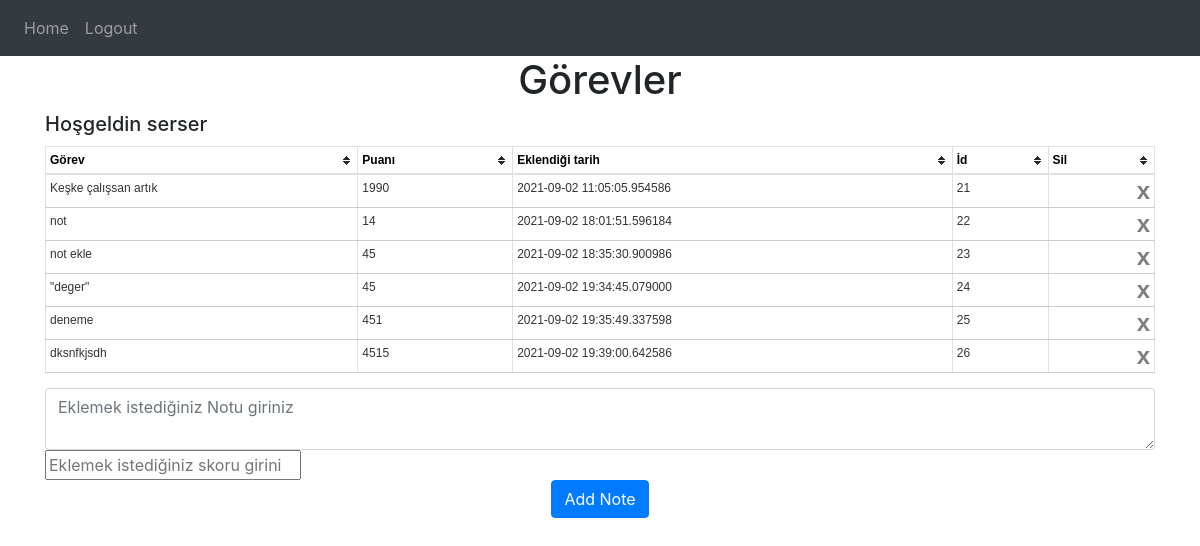
Page / (signed in) on the earlier database version.
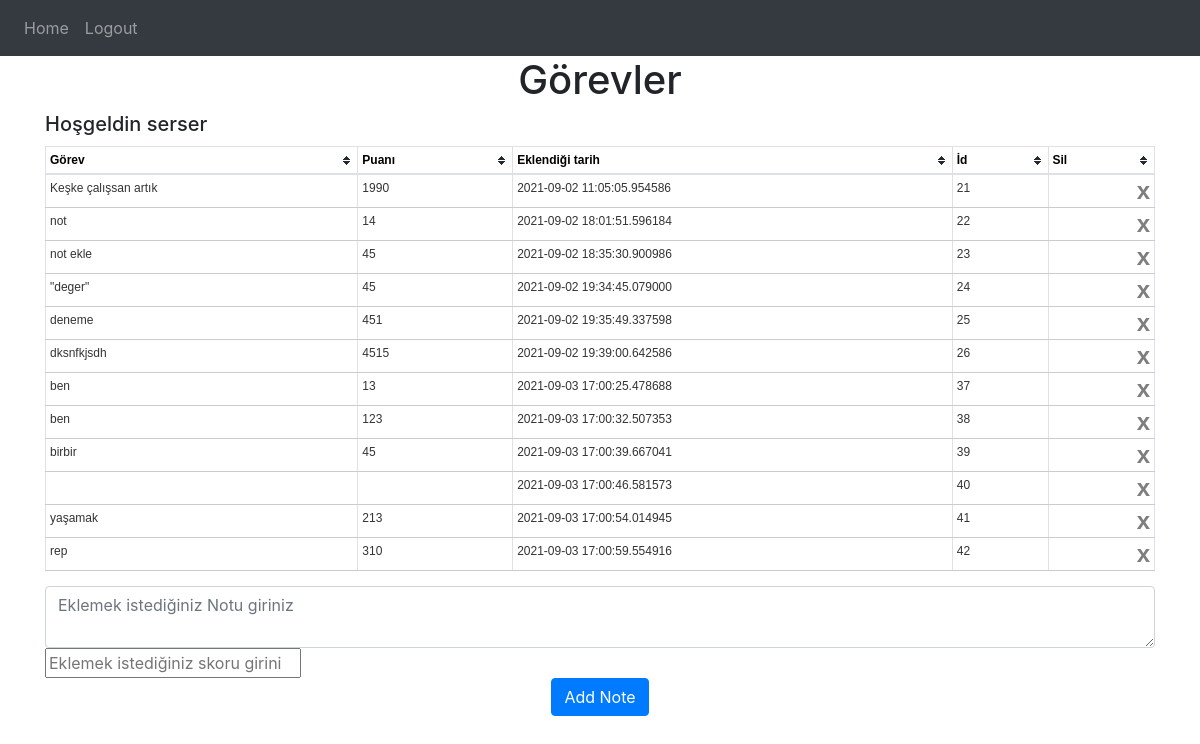
Same page on the later database version.
### website/models.py (models this page shows)
class User(db.Model, UserMixin):
    id = db.Column(db.Integer, primary_key=True)
    email = db.Column(db.String(150), unique=True)
    password = db.Column(db.String(150))
    first_name = db.Column(db.String(150))
    notes = db.relationship('Task')

class Task(db.Model):
    id = db.Column(db.Integer, primary_key=True)
    data = db.Column(db.String(10000))
    date = db.Column(db.DateTime(), default=datetime.now)
    user_id = db.Column(db.Integer, db.ForeignKey('user.id'))
    task_point = db.Column(db.Integer)

### website/views.py (the view, shortened to what this page needs)
@views.route('/', methods=['GET', 'POST'])
@login_required
def home():
    return render_template("home.html", user=current_user, name=current_user.first_name)

### website/__init__.py (called while the page is built)
def create_app():
    app = Flask(__name__)
    app.config['SECRET_KEY'] = 'hjshjhdjah kjshkjdhjs'
    app.config['SQLALCHEMY_DATABASE_URI'] = f'sqlite:///{DB_NAME}'
    app.config['SQLALCHEMY_TRACK_MODIFICATIONS'] = False
    db.init_app(app)
    from .views import views
    from .auth import auth
    app.register_blueprint(views, url_prefix='/')
    app.register_blueprint(auth, url_prefix='/')
    from .models import User, Task
    create_database(app)
    login_manager = LoginManager()
    login_manager.login_view = 'auth.login'
    login_manager.init_app(app)
    @login_manager.user_loader
    def load_user(id):
        return User.query.get(int(id))
    return app

### website/templates/home.html
{% extends "base.html" %} {% block title %}Görevler{% endblock %} {% block content %}
<h1 align="center">Görevler</h1>
<h5 class="title">Hoşgeldin {{name}}</h5>
<table id=notes class="table table-striped table-bordered table-sm tablesorter" cellspacing="0" width="100%">
    <thead>
    <tr>
        <th class="th-sm">Görev
        </th>
        <th class="th-sm">Puanı
        </th>
        <th class="th-sm">Eklendiği tarih
        </th>
        <th class="th-sm">İd</th>
        <th class="th-sm">Sil</th>
    </tr>
    </thead>
    <tbody>
    {% for note in user.notes %}
    <tr>
        <td> {{ note.data }}</td>
        <td>{{ note.task_point }}</td>
        <td>{{ note.date }}</td>
        <td>{{note.id}}</td>
        <td>
            <button id="deleteTask" type="button" class="close" onClick="deleteNote({{ task_id }})">x</button>
        </td>
    </tr>
    {% endfor %}
    </tbody>
</table>
<form action="" id="addTask">
<div class="">
    <textarea name="note" id="note" class="form-control" placeholder="Eklemek istediğiniz Notu giriniz"></textarea>
    <input name="score" id="score" type="number" placeholder="Eklemek istediğiniz skoru giriniz">
    <div align="center">
        <button type="submit" class="btn btn-primary">Add Note</button>
    </div>
</div>
    </form>
{% endblock %}

### website/templates/base.html (shortened to what this page needs)
<!DOCTYPE html>
<html lang="en">
<head>
    <link rel="stylesheet" href="/static/css/bootstrap.min.css">
    <link rel="stylesheet" href="/static/css/theme.default.css">
    <link rel="stylesheet" href="https://stackpath.bootstrapcdn.com/font-awesome/4.7.0/css/font-awesome.min.css"/>
</head>
<body>
<nav class="navbar navbar-expand-lg navbar-dark bg-dark">
    <div class="collapse navbar-collapse" id="navbar">
        <div class="navbar-nav">
            {% if user.is_authenticated %}
            <a class="nav-item nav-link" id="home" href="/">Home</a>
            <a class="nav-item nav-link" id="logout" href="/logout">Logout</a>
            {% else %}
            <a class="nav-item nav-link" id="login" href="/login">Login</a>
            <a class="nav-item nav-link" id="signUp" href="/sign-up">Sign Up</a>
            {% endif %}
        </div>
    </div>
</nav>
<div class="container">{% block content %} {% endblock %}</div>
</body>
</html>

### website/static/css/theme.default.css (style rules this page uses)
.tablesorter-default { width: 100%; font: 12px/18px Arial, Sans-serif; color: #333; background-color: #fff; border-spacing: 0; margin: 10px 0 15px; text-align: left; }
.tablesorter-default th, .tablesorter-default thead td { font: bold 12px/18px Arial, Sans-serif; color: #000; background-color: #fff; border-collapse: collapse; border-bottom: #ccc 2px solid; padding: 0; }
.tablesorter-default .header, .tablesorter-default .tablesorter-header { background-position: center right; background-repeat: no-repeat; cursor: pointer; white-space: normal; padding: 4px 20px 4px 4px; }
.tablesorter-default td { background-color: #fff; border-bottom: #ccc 1px solid; padding: 4px; vertical-align: top; }

### website/templates/base.html (style rules this page uses)
textarea { float: left; }

Differences in the rows shown:
added Task: data "ben", task_point "13", date "2021-09-03 17:00:25.478688", id "37"
added Task: data "ben", task_point "123", date "2021-09-03 17:00:32.507353", id "38"
added Task: data "birbir", task_point "45", date "2021-09-03 17:00:39.667041", id "39"
added Task: date "2021-09-03 17:00:46.581573", id "40"
added Task: data "yaşamak", task_point "213", date "2021-09-03 17:00:54.014945", id "41"
added Task: data "rep", task_point "310", date "2021-09-03 17:00:59.554916", id "42"
